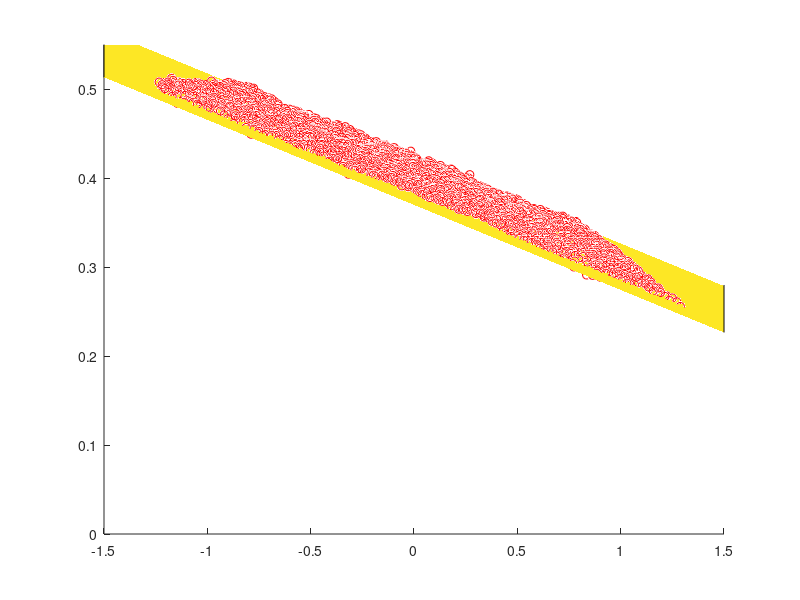

This chart was generated by the following MATLAB code:
data = load('clear_table.txt');
hold on;
scatter3(data(:,1), data(:,2), data(:,3), 'r');

A = data(:, 1:2);
b = data(:, 3);
A(:, 3) = ones(size(length(b), 1));
c = inv(A' * A) * A' * b

[x y] = meshgrid(-1.5:3:3);
z = c(1)*x + c(2)*y + c(3);
% mesh(x,y,z)

axis([-1.5 1.5 0 0.55 1.5 2.5]);
surf(x,y,z)

err = abs(A*c - b) / sqrt(c(1)^2 + c(2)^2 + 1);
avg_dist = sum(err) / length(err)

